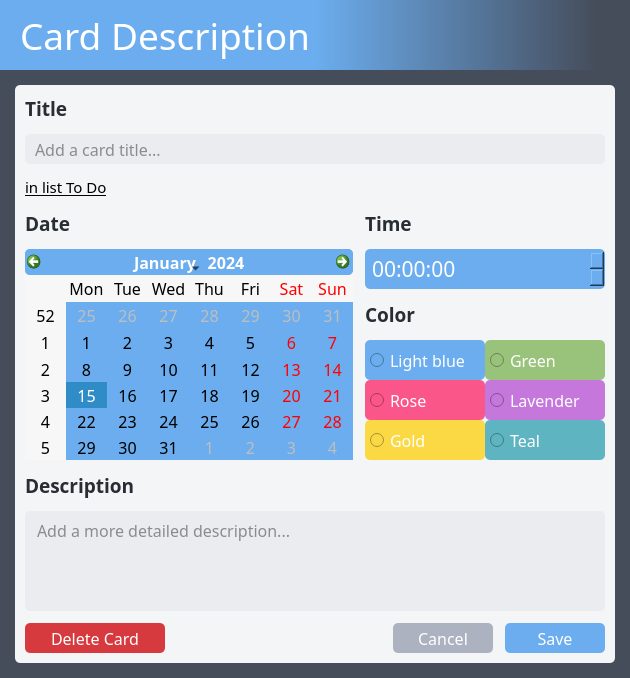
<?xml version="1.0" encoding="UTF-8"?>
<ui version="4.0">
 <class>CardWindow</class>
 <widget class="QMainWindow" name="CardWindow">
  <property name="geometry">
   <rect>
    <x>0</x>
    <y>0</y>
    <width>620</width>
    <height>678</height>
   </rect>
  </property>
  <property name="windowTitle">
   <string>Card Description</string>
  </property>
  <property name="windowIcon">
   <iconset resource="../resources.qrc">
    <normaloff>:/img/resources/img/icon.png</normaloff>:/img/resources/img/icon.png</iconset>
  </property>
  <property name="styleSheet">
   <string notr="true">background-color: #454c5a;</string>
  </property>
  <property name="iconSize">
   <size>
    <width>128</width>
    <height>128</height>
   </size>
  </property>
  <widget class="QWidget" name="centralwidget">
   <layout class="QVBoxLayout" name="verticalLayout_3">
    <property name="spacing">
     <number>0</number>
    </property>
    <property name="leftMargin">
     <number>0</number>
    </property>
    <property name="topMargin">
     <number>0</number>
    </property>
    <property name="rightMargin">
     <number>0</number>
    </property>
    <property name="bottomMargin">
     <number>0</number>
    </property>
    <item>
     <widget class="QLabel" name="label_card_desc">
      <property name="sizePolicy">
       <sizepolicy hsizetype="Preferred" vsizetype="Fixed">
        <horstretch>0</horstretch>
        <verstretch>0</verstretch>
       </sizepolicy>
      </property>
      <property name="minimumSize">
       <size>
        <width>0</width>
        <height>70</height>
       </size>
      </property>
      <property name="font">
       <font>
        <family>Torus Pro</family>
        <pointsize>28</pointsize>
       </font>
      </property>
      <property name="styleSheet">
       <string notr="true">background-color: qlineargradient(spread:pad, x1:0.5, y1:0.5, x2:0.95, y2:0.5, stop:0 rgba(107, 173, 238, 255), stop:1 rgba(69, 76, 90, 255));
color: #ffffff;
padding: 0px 0px 0px 10px;</string>
      </property>
      <property name="text">
       <string>Card Description</string>
      </property>
      <property name="margin">
       <number>10</number>
      </property>
     </widget>
    </item>
    <item>
     <widget class="QWidget" name="widget" native="true">
      <layout class="QVBoxLayout" name="verticalLayout_7">
       <property name="leftMargin">
        <number>15</number>
       </property>
       <property name="topMargin">
        <number>15</number>
       </property>
       <property name="rightMargin">
        <number>15</number>
       </property>
       <property name="bottomMargin">
        <number>15</number>
       </property>
       <item>
        <widget class="QWidget" name="widget" native="true">
         <property name="styleSheet">
          <string notr="true">background-color: #f4f5f7;
border-radius: 5px;</string>
         </property>
         <layout class="QVBoxLayout" name="verticalLayout">
          <property name="spacing">
           <number>12</number>
          </property>
          <property name="leftMargin">
           <number>10</number>
          </property>
          <property name="topMargin">
           <number>10</number>
          </property>
          <property name="rightMargin">
           <number>10</number>
          </property>
          <property name="bottomMargin">
           <number>10</number>
          </property>
          <item>
           <widget class="QLabel" name="label_title">
            <property name="font">
             <font>
              <family>Torus Pro</family>
              <pointsize>14</pointsize>
              <bold>true</bold>
             </font>
            </property>
            <property name="styleSheet">
             <string notr="true">color: #282c33;</string>
            </property>
            <property name="text">
             <string>Title</string>
            </property>
            <property name="wordWrap">
             <bool>true</bool>
            </property>
           </widget>
          </item>
          <item>
           <widget class="QLineEdit" name="lineEdit_title">
            <property name="minimumSize">
             <size>
              <width>0</width>
              <height>30</height>
             </size>
            </property>
            <property name="font">
             <font>
              <family>Torus Pro</family>
              <pointsize>12</pointsize>
             </font>
            </property>
            <property name="styleSheet">
             <string notr="true">QLineEdit {background-color: #ebecf0; color: #282c33; border-radius: 5px; padding: 0px 8px 0px 8px}
QLineEdit:focus {background-color: #ffffff; border-color: #6badee; border-width: 1.5px; border-style: solid;; padding: 0px 6px 0px 6px}</string>
            </property>
            <property name="text">
             <string/>
            </property>
            <property name="placeholderText">
             <string>Add a card title...</string>
            </property>
           </widget>
          </item>
          <item>
           <widget class="QLabel" name="label_card_info">
            <property name="font">
             <font>
              <family>Torus Pro</family>
              <pointsize>11</pointsize>
              <underline>true</underline>
             </font>
            </property>
            <property name="text">
             <string>in list To Do</string>
            </property>
            <property name="wordWrap">
             <bool>true</bool>
            </property>
           </widget>
          </item>
          <item>
           <layout class="QHBoxLayout" name="horizontalLayout_2">
            <item>
             <layout class="QVBoxLayout" name="verticalLayout_4">
              <item>
               <widget class="QLabel" name="label_date">
                <property name="font">
                 <font>
                  <family>Torus Pro</family>
                  <pointsize>14</pointsize>
                  <bold>true</bold>
                 </font>
                </property>
                <property name="styleSheet">
                 <string notr="true">color: #282c33;</string>
                </property>
                <property name="text">
                 <string>Date</string>
                </property>
                <property name="wordWrap">
                 <bool>true</bool>
                </property>
               </widget>
              </item>
              <item>
               <widget class="QCalendarWidget" name="calendarWidget">
                <property name="font">
                 <font>
                  <family>Torus Pro</family>
                  <pointsize>12</pointsize>
                 </font>
                </property>
                <property name="cursor">
                 <cursorShape>PointingHandCursor</cursorShape>
                </property>
                <property name="focusPolicy">
                 <enum>Qt::TabFocus</enum>
                </property>
                <property name="styleSheet">
                 <string notr="true">background-color: rgb(107, 173, 238);</string>
                </property>
                <property name="gridVisible">
                 <bool>false</bool>
                </property>
               </widget>
              </item>
             </layout>
            </item>
            <item>
             <layout class="QVBoxLayout" name="verticalLayout_2">
              <item>
               <widget class="QLabel" name="label_time">
                <property name="font">
                 <font>
                  <family>Torus Pro</family>
                  <pointsize>14</pointsize>
                  <bold>true</bold>
                 </font>
                </property>
                <property name="styleSheet">
                 <string notr="true">color: #282c33;</string>
                </property>
                <property name="text">
                 <string>Time</string>
                </property>
                <property name="wordWrap">
                 <bool>true</bool>
                </property>
               </widget>
              </item>
              <item>
               <widget class="QTimeEdit" name="timeEdit">
                <property name="minimumSize">
                 <size>
                  <width>0</width>
                  <height>40</height>
                 </size>
                </property>
                <property name="font">
                 <font>
                  <family>Torus Pro</family>
                  <pointsize>16</pointsize>
                 </font>
                </property>
                <property name="cursor">
                 <cursorShape>PointingHandCursor</cursorShape>
                </property>
                <property name="styleSheet">
                 <string notr="true">QTimeEdit {background-color: #6badee; color: #ffffff; border-radius: 5px; padding: 0px 5px 0px 5px;}
QTimeEdit:focus {border-color: #000000; border-width: 1.5px; border-style: solid; padding: 0px 3px 0px 3px;}</string>
                </property>
                <property name="timeSpec">
                 <enum>Qt::LocalTime</enum>
                </property>
               </widget>
              </item>
              <item>
               <widget class="QLabel" name="label_7">
                <property name="font">
                 <font>
                  <family>Torus Pro</family>
                  <pointsize>14</pointsize>
                  <bold>true</bold>
                 </font>
                </property>
                <property name="styleSheet">
                 <string notr="true">color: #282c33;</string>
                </property>
                <property name="text">
                 <string>Color</string>
                </property>
                <property name="wordWrap">
                 <bool>true</bool>
                </property>
               </widget>
              </item>
              <item>
               <layout class="QHBoxLayout" name="horizontalLayout_3">
                <property name="spacing">
                 <number>0</number>
                </property>
                <item>
                 <layout class="QVBoxLayout" name="verticalLayout_6">
                  <property name="spacing">
                   <number>0</number>
                  </property>
                  <item>
                   <widget class="QRadioButton" name="btn_color_1">
                    <property name="minimumSize">
                     <size>
                      <width>120</width>
                      <height>40</height>
                     </size>
                    </property>
                    <property name="font">
                     <font>
                      <family>Torus Pro</family>
                      <pointsize>12</pointsize>
                     </font>
                    </property>
                    <property name="cursor">
                     <cursorShape>PointingHandCursor</cursorShape>
                    </property>
                    <property name="focusPolicy">
                     <enum>Qt::TabFocus</enum>
                    </property>
                    <property name="styleSheet">
                     <string notr="true">QRadioButton {background-color: #6badee; color: #ffffff; padding: 0px 5px 0px 5px;}
QRadioButton:focus {border-color: #000000; border-width: 1.5px; border-style: solid; padding: 0px 3px 0px 3px;}</string>
                    </property>
                    <property name="text">
                     <string>Light blue</string>
                    </property>
                   </widget>
                  </item>
                  <item>
                   <widget class="QRadioButton" name="btn_color_2">
                    <property name="minimumSize">
                     <size>
                      <width>120</width>
                      <height>40</height>
                     </size>
                    </property>
                    <property name="font">
                     <font>
                      <family>Torus Pro</family>
                      <pointsize>12</pointsize>
                     </font>
                    </property>
                    <property name="cursor">
                     <cursorShape>PointingHandCursor</cursorShape>
                    </property>
                    <property name="focusPolicy">
                     <enum>Qt::TabFocus</enum>
                    </property>
                    <property name="styleSheet">
                     <string notr="true">QRadioButton {background-color: #fb568a; color: #ffffff; padding: 0px 5px 0px 5px;}
QRadioButton:focus {border-color: #000000; border-width: 1.5px; border-style: solid; padding: 0px 3px 0px 3px;}</string>
                    </property>
                    <property name="text">
                     <string>Rose</string>
                    </property>
                   </widget>
                  </item>
                  <item>
                   <widget class="QRadioButton" name="btn_color_3">
                    <property name="minimumSize">
                     <size>
                      <width>120</width>
                      <height>40</height>
                     </size>
                    </property>
                    <property name="font">
                     <font>
                      <family>Torus Pro</family>
                      <pointsize>12</pointsize>
                     </font>
                    </property>
                    <property name="cursor">
                     <cursorShape>PointingHandCursor</cursorShape>
                    </property>
                    <property name="focusPolicy">
                     <enum>Qt::TabFocus</enum>
                    </property>
                    <property name="styleSheet">
                     <string notr="true">QRadioButton {background-color: #fbd945; color: #ffffff; padding: 0px 5px 0px 5px;}
QRadioButton:focus {border-color: #000000; border-width: 1.5px; border-style: solid; padding: 0px 3px 0px 3px;}</string>
                    </property>
                    <property name="text">
                     <string>Gold</string>
                    </property>
                   </widget>
                  </item>
                 </layout>
                </item>
                <item>
                 <layout class="QVBoxLayout" name="verticalLayout_5">
                  <property name="spacing">
                   <number>0</number>
                  </property>
                  <item>
                   <widget class="QRadioButton" name="btn_color_4">
                    <property name="minimumSize">
                     <size>
                      <width>120</width>
                      <height>40</height>
                     </size>
                    </property>
                    <property name="font">
                     <font>
                      <family>Torus Pro</family>
                      <pointsize>12</pointsize>
                     </font>
                    </property>
                    <property name="cursor">
                     <cursorShape>PointingHandCursor</cursorShape>
                    </property>
                    <property name="focusPolicy">
                     <enum>Qt::TabFocus</enum>
                    </property>
                    <property name="styleSheet">
                     <string notr="true">QRadioButton {background-color: #99c37b; color: #ffffff; padding: 0px 5px 0px 5px;}
QRadioButton:focus {border-color: #000000; border-width: 1.5px; border-style: solid; padding: 0px 3px 0px 3px;}</string>
                    </property>
                    <property name="text">
                     <string>Green</string>
                    </property>
                   </widget>
                  </item>
                  <item>
                   <widget class="QRadioButton" name="btn_color_5">
                    <property name="minimumSize">
                     <size>
                      <width>120</width>
                      <height>40</height>
                     </size>
                    </property>
                    <property name="font">
                     <font>
                      <family>Torus Pro</family>
                      <pointsize>12</pointsize>
                     </font>
                    </property>
                    <property name="cursor">
                     <cursorShape>PointingHandCursor</cursorShape>
                    </property>
                    <property name="focusPolicy">
                     <enum>Qt::TabFocus</enum>
                    </property>
                    <property name="styleSheet">
                     <string notr="true">QRadioButton {background-color: #c577dc; color: #ffffff; padding: 0px 5px 0px 5px;}
QRadioButton:focus {border-color: #000000; border-width: 1.5px; border-style: solid; padding: 0px 3px 0px 3px;}</string>
                    </property>
                    <property name="text">
                     <string>Lavender</string>
                    </property>
                   </widget>
                  </item>
                  <item>
                   <widget class="QRadioButton" name="btn_color_6">
                    <property name="minimumSize">
                     <size>
                      <width>120</width>
                      <height>40</height>
                     </size>
                    </property>
                    <property name="font">
                     <font>
                      <family>Torus Pro</family>
                      <pointsize>12</pointsize>
                     </font>
                    </property>
                    <property name="cursor">
                     <cursorShape>PointingHandCursor</cursorShape>
                    </property>
                    <property name="focusPolicy">
                     <enum>Qt::TabFocus</enum>
                    </property>
                    <property name="styleSheet">
                     <string notr="true">QRadioButton {background-color: #5eb5c1; color: #ffffff; padding: 0px 5px 0px 5px;}
QRadioButton:focus {border-color: #000000; border-width: 1.5px; border-style: solid; padding: 0px 3px 0px 3px;}</string>
                    </property>
                    <property name="text">
                     <string>Teal</string>
                    </property>
                   </widget>
                  </item>
                 </layout>
                </item>
               </layout>
              </item>
              <item>
               <spacer name="horizontalSpacer_2">
                <property name="orientation">
                 <enum>Qt::Horizontal</enum>
                </property>
                <property name="sizeHint" stdset="0">
                 <size>
                  <width>40</width>
                  <height>0</height>
                 </size>
                </property>
               </spacer>
              </item>
              <item>
               <spacer name="verticalSpacer">
                <property name="orientation">
                 <enum>Qt::Vertical</enum>
                </property>
                <property name="sizeHint" stdset="0">
                 <size>
                  <width>20</width>
                  <height>0</height>
                 </size>
                </property>
               </spacer>
              </item>
             </layout>
            </item>
           </layout>
          </item>
          <item>
           <widget class="QLabel" name="label_description">
            <property name="font">
             <font>
              <family>Torus Pro</family>
              <pointsize>14</pointsize>
              <bold>true</bold>
             </font>
            </property>
            <property name="styleSheet">
             <string notr="true">color: #282c33;</string>
            </property>
            <property name="text">
             <string>Description</string>
            </property>
            <property name="wordWrap">
             <bool>true</bool>
            </property>
           </widget>
          </item>
          <item>
           <widget class="QTextEdit" name="textEdit_description">
            <property name="font">
             <font>
              <family>Torus Pro</family>
              <pointsize>12</pointsize>
              <bold>false</bold>
             </font>
            </property>
            <property name="styleSheet">
             <string notr="true">QTextEdit {background-color: #ebecf0; color: #282c33; border-radius: 5px; padding: 4px 8px 4px 8px}
QTextEdit:focus {background-color: #ffffff; border-color: #6badee; border-width: 1.5px; border-style: solid;}
QScrollBar:vertical {width: 10px; margin: 0px 0px 0px 0px; background-color: #acb2bf}</string>
            </property>
            <property name="frameShape">
             <enum>QFrame::NoFrame</enum>
            </property>
            <property name="autoFormatting">
             <set>QTextEdit::AutoAll</set>
            </property>
            <property name="tabChangesFocus">
             <bool>true</bool>
            </property>
            <property name="html">
             <string>&lt;!DOCTYPE HTML PUBLIC &quot;-//W3C//DTD HTML 4.0//EN&quot; &quot;http://www.w3.org/TR/REC-html40/strict.dtd&quot;&gt;
&lt;html&gt;&lt;head&gt;&lt;meta name=&quot;qrichtext&quot; content=&quot;1&quot; /&gt;&lt;meta charset=&quot;utf-8&quot; /&gt;&lt;style type=&quot;text/css&quot;&gt;
p, li { white-space: pre-wrap; }
hr { height: 1px; border-width: 0; }
li.unchecked::marker { content: &quot;\2610&quot;; }
li.checked::marker { content: &quot;\2612&quot;; }
&lt;/style&gt;&lt;/head&gt;&lt;body style=&quot; font-family:'Torus Pro'; font-size:12pt; font-weight:400; font-style:normal;&quot;&gt;
&lt;p style=&quot;-qt-paragraph-type:empty; margin-top:0px; margin-bottom:0px; margin-left:0px; margin-right:0px; -qt-block-indent:0; text-indent:0px;&quot;&gt;&lt;br /&gt;&lt;/p&gt;&lt;/body&gt;&lt;/html&gt;</string>
            </property>
            <property name="tabStopDistance">
             <double>20.000000000000000</double>
            </property>
            <property name="placeholderText">
             <string>Add a more detailed description...</string>
            </property>
           </widget>
          </item>
          <item>
           <layout class="QHBoxLayout" name="horizontalLayout">
            <item>
             <widget class="QPushButton" name="btn_delete_card">
              <property name="sizePolicy">
               <sizepolicy hsizetype="Fixed" vsizetype="Fixed">
                <horstretch>0</horstretch>
                <verstretch>0</verstretch>
               </sizepolicy>
              </property>
              <property name="minimumSize">
               <size>
                <width>140</width>
                <height>30</height>
               </size>
              </property>
              <property name="font">
               <font>
                <family>Torus Pro</family>
                <pointsize>12</pointsize>
               </font>
              </property>
              <property name="cursor">
               <cursorShape>PointingHandCursor</cursorShape>
              </property>
              <property name="focusPolicy">
               <enum>Qt::TabFocus</enum>
              </property>
              <property name="styleSheet">
               <string notr="true">QPushButton {background-color: #d63a3e; color: #ffffff; border-radius: 5px}
QPushButton:hover {background-color: #9e2a2a;}
QPushButton:focus {border-color: #000000; border-width: 1.5px; border-style: solid;}</string>
              </property>
              <property name="text">
               <string>Delete Card</string>
              </property>
             </widget>
            </item>
            <item>
             <spacer name="horizontalSpacer">
              <property name="orientation">
               <enum>Qt::Horizontal</enum>
              </property>
              <property name="sizeHint" stdset="0">
               <size>
                <width>0</width>
                <height>0</height>
               </size>
              </property>
             </spacer>
            </item>
            <item>
             <widget class="QPushButton" name="btn_cancel">
              <property name="sizePolicy">
               <sizepolicy hsizetype="Fixed" vsizetype="Fixed">
                <horstretch>0</horstretch>
                <verstretch>0</verstretch>
               </sizepolicy>
              </property>
              <property name="minimumSize">
               <size>
                <width>100</width>
                <height>30</height>
               </size>
              </property>
              <property name="font">
               <font>
                <family>Torus Pro</family>
                <pointsize>12</pointsize>
               </font>
              </property>
              <property name="cursor">
               <cursorShape>PointingHandCursor</cursorShape>
              </property>
              <property name="focusPolicy">
               <enum>Qt::TabFocus</enum>
              </property>
              <property name="styleSheet">
               <string notr="true">QPushButton {background-color: #acb2bf; color: #ffffff; border-radius: 5px}
QPushButton:hover {background-color: #7e828c;}
QPushButton:focus {border-color: #000000; border-width: 1.5px; border-style: solid;}</string>
              </property>
              <property name="text">
               <string>Cancel</string>
              </property>
             </widget>
            </item>
            <item>
             <widget class="QPushButton" name="btn_save">
              <property name="sizePolicy">
               <sizepolicy hsizetype="Fixed" vsizetype="Fixed">
                <horstretch>0</horstretch>
                <verstretch>0</verstretch>
               </sizepolicy>
              </property>
              <property name="minimumSize">
               <size>
                <width>100</width>
                <height>30</height>
               </size>
              </property>
              <property name="font">
               <font>
                <family>Torus Pro</family>
                <pointsize>12</pointsize>
               </font>
              </property>
              <property name="cursor">
               <cursorShape>PointingHandCursor</cursorShape>
              </property>
              <property name="focusPolicy">
               <enum>Qt::TabFocus</enum>
              </property>
              <property name="styleSheet">
               <string notr="true">QPushButton {background-color: #6badee; color: #ffffff; border-radius: 5px}
QPushButton:hover {background-color: #5487bb;}
QPushButton:focus {border-color: #000000; border-width: 1.5px; border-style: solid;}</string>
              </property>
              <property name="text">
               <string>Save</string>
              </property>
             </widget>
            </item>
           </layout>
          </item>
         </layout>
        </widget>
       </item>
      </layout>
     </widget>
    </item>
   </layout>
  </widget>
 </widget>
 <tabstops>
  <tabstop>lineEdit_title</tabstop>
  <tabstop>calendarWidget</tabstop>
  <tabstop>timeEdit</tabstop>
  <tabstop>btn_color_1</tabstop>
  <tabstop>btn_color_2</tabstop>
  <tabstop>btn_color_3</tabstop>
  <tabstop>btn_color_4</tabstop>
  <tabstop>btn_color_5</tabstop>
  <tabstop>btn_color_6</tabstop>
  <tabstop>textEdit_description</tabstop>
  <tabstop>btn_delete_card</tabstop>
  <tabstop>btn_cancel</tabstop>
  <tabstop>btn_save</tabstop>
 </tabstops>
 <resources>
  <include location="../resources.qrc"/>
 </resources>
 <connections/>
</ui>
